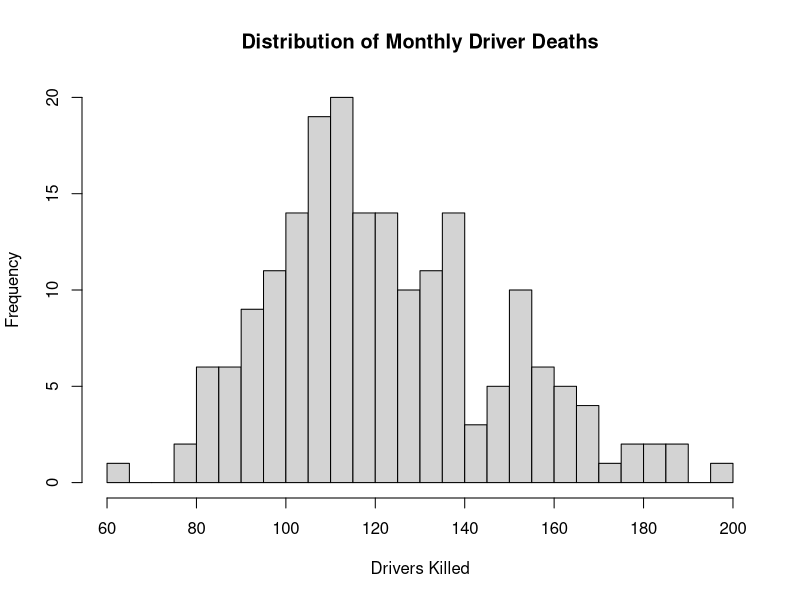
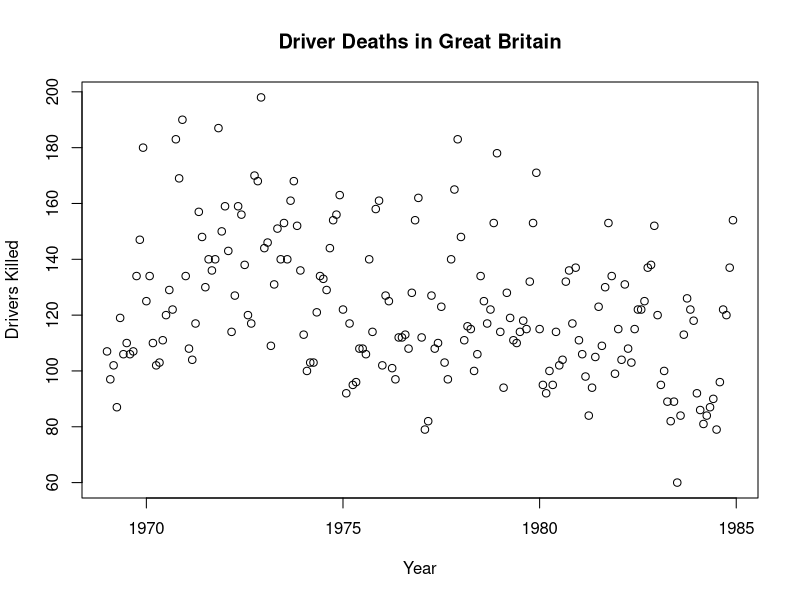
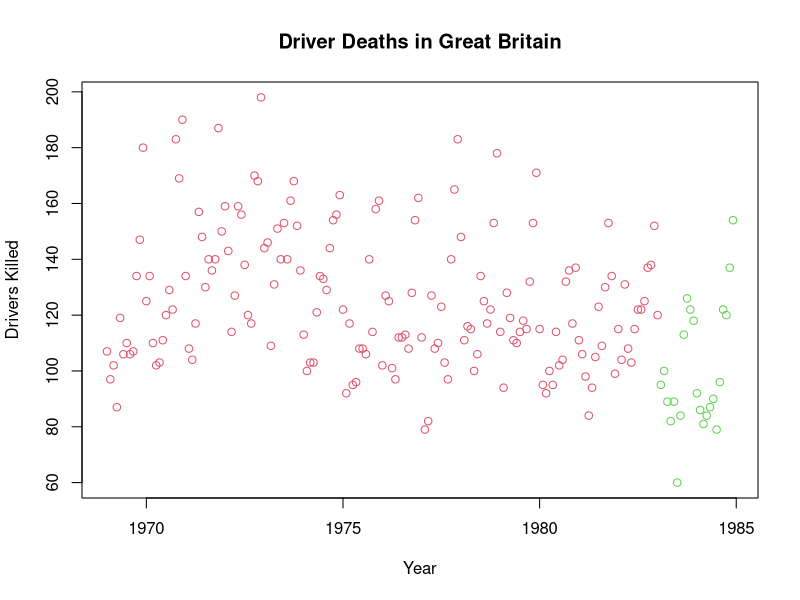

Write R code to recreate these figures, in order.
## ---- chunk 1
# Load dataset
df <- data.frame(as.matrix(Seatbelts),date = time(Seatbelts))  # Convert Time Series to data frame
summary(df)
## ---- chunk 2
hist(df$DriversKilled, breaks = 20, xlab='Drivers Killed', ylab= 'Frequency', main='Distribution of Monthly Driver Deaths')
## ---- chunk 3
plot(df$date, df$DriversKilled, xlab='Year', ylab='Drivers Killed', main='Driver Deaths in Great Britain')
## ---- chunk 4
plot(df$date, df$DriversKilled, col = (df$law +2), ylab="Drivers Killed", xlab= 'Year', main='Driver Deaths in Great Britain')
## ---- chunk 5
mean(df$DriversKilled[df$date>=1983])
mean(df$DriversKilled[df$date<1983])
